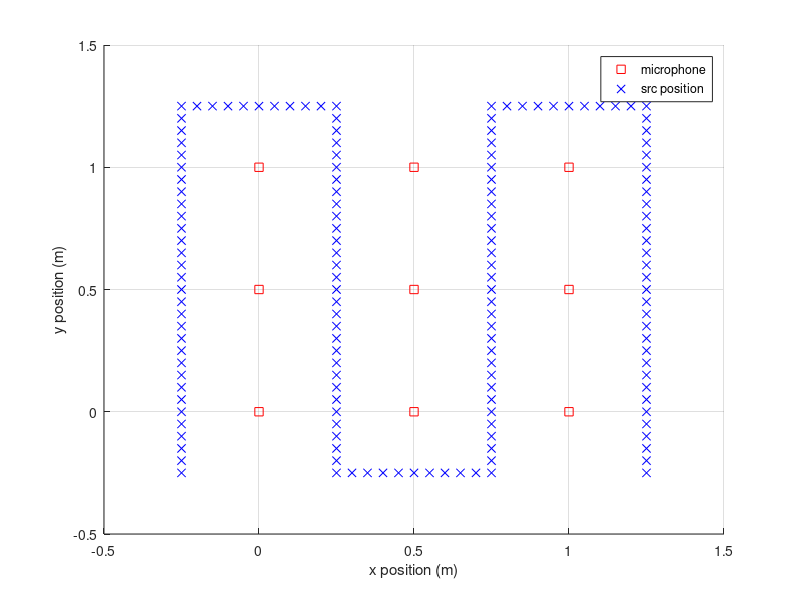

The MATLAB script that drew this image: (Note: this script raises an error after producing the figure.)
% This file create graph structure "g" for lsSLAM.m




%% refresh
clear all;
close all;

%% Parameters

% define speed of sound
cs = 340;

M_y = 3;
M_x = 3;

% number of mics
M = M_y*M_x;

% distance between each mic
mic_dis = 0.5;

% maximum starting time delays
max_delay = 100e-3;

% microphone sampling frequency
Fs = 44100;

% max clock difference of sound card (per sec)
max_drift = (5/Fs);

% ground truth of sound src odometry, distance betwean each step per sec
src_step = 0.05;

% observation noise
TDOA_observation_noise = 0.001/3; % within 3 sigma (within 1ms)

TDOA_observation_noise_amp_rate = 2;

% sigma of random walker
random_walker_noise = 1/3; % within 3 sigma (within 1m)

% noise used for microphone initialization
mic_pos_init_noise = mic_dis/1;

% noise used for src position initialization
src_pos_init_noise = mic_dis*3/3; % within 3 sigma (within 3*mic_dis)

%% microphone ground truth

% ground truth of mic position.
mic_pos = zeros(M,2);
       
for m=1:M_y
    for n=1:M_x
        mic_pos(M_x*(m-1)+n,1) = (n-1)*mic_dis;
        mic_pos(M_x*(m-1)+n,2) = (m-1)*mic_dis;
    end
end

% ground truth of mic starting delay.
mic_delay = [0;
             rand(M-1,1)*max_delay];

% ground truth of mic clock difference.         
mic_drift = [0;
             rand(M-1,1)*max_drift];

%% construction of source odometry (ground truth)

% starting position
src_pos = [-mic_dis/2 -mic_dis/2];

for i = 1:floor(M_x/2)
    % trajectory 1.
    x_const = src_pos(end,1);
    y_const = src_pos(end,2);
    for n = 1:M_y*(mic_dis/src_step)
        src_pos = [src_pos; x_const y_const+src_step*n];
    end

    % trajectory 2.
    x_const = src_pos(end,1);
    y_const = src_pos(end,2);

    for n = 1:1*(mic_dis/src_step)
        src_pos = [src_pos; x_const+src_step*n y_const];
    end

    % trajectory 3.
    x_const = src_pos(end,1);
    y_const = src_pos(end,2);

    for n = 1:M_y*(mic_dis/src_step)
        src_pos = [src_pos; x_const y_const-src_step*n];
    end

    % trajectory 4.
    x_const = src_pos(end,1);
    y_const = src_pos(end,2);

    for n = 1:1*(mic_dis/src_step)
        src_pos = [src_pos; x_const+src_step*n y_const];
    end
end

if (floor(M_x/2)*2)<M_x
    % trajectory 5.
    x_const = src_pos(end,1);
    y_const = src_pos(end,2);

    for n = 1:M_y*(mic_dis/src_step)
        src_pos = [src_pos; x_const y_const+src_step*n];
    end

    % trajectory 6.
    x_const = src_pos(end,1);
    y_const = src_pos(end,2);

    for n = 1:1*(mic_dis/src_step)
        src_pos = [src_pos; x_const+src_step*n y_const];
    end

    % trajectory 7.
    x_const = src_pos(end,1);
    y_const = src_pos(end,2);

    for n = 1:M_y*(mic_dis/src_step)
        src_pos = [src_pos; x_const y_const-src_step*n];
    end
else
    % trajectory 5.
    x_const = src_pos(end,1);
    y_const = src_pos(end,2);

    for n = 1:M_y*(mic_dis/src_step)
        src_pos = [src_pos; x_const y_const+src_step*n];
    end
end

% plot the microphone and sound src ground truth
figure,
hold on;
plot(mic_pos(:,1),mic_pos(:,2),'LineStyle','none','Marker','s',...
    'MarkerEdgeColor','r');
plot(src_pos(:,1),src_pos(:,2),'LineStyle','none','Marker','x',...
    'MarkerEdgeColor','b');
xlabel('x position (m)');ylabel('y position (m)');
legend('microphone','src position');
grid on;
hold off;

%% compute the observation in TDOA (Time Difference Of Arrival)

% initialize the TOF (Time Of Flight) and TDOA
TOF = zeros(size(src_pos,1),M);
TDOA = zeros(size(src_pos,1),M-1);

% initialize noisy TDOA observation
TDOA_observation = zeros(size(src_pos,1),M-1);

% compute the TOF, TDOA and TDOA observation for each sound src location
for n=1:size(src_pos,1)
    
    % computation of TOF
    TOF(n,:) = sqrt((src_pos(n,1)-mic_pos(:,1)).^2 + ...
        (src_pos(n,2)-mic_pos(:,2)).^2)/cs;
    % computation of TDOA (ground truth)
    TDOA(n,:) = TOF(n,2:end) - TOF(n,1);
    % computation of TDOA observation
    TDOA_observation(n,:) = TDOA(n,:) + randn(1,M-1)*...
        TDOA_observation_noise/5 + mic_delay(2:end)' + n*mic_drift(2:end)';
    
end

%% ground truth of state vector

% ground truth of state vector of the microphone array
mic_state = [mic_pos mic_delay mic_drift];

% ground truth of state vector = [mic_1_x; mic_1_y; mic_1_delay;
% mic_1_draft; ... ; mic_9_x; mic_9_y; mic_9_delay; mic_9_draft; ... ;
% src_1_x; src_1_y; src_2_x; src_2_y; ... ; src_n_x; src_n_y];
g.x_gt = [reshape(mic_state',4*M,1);reshape(src_pos',2*size(src_pos,1),1)];

%% creation of edges 

edges_count = 1;

for n=1:size(src_pos,1)
    
    % (p-p) pose pose constraits 
    if(n>1)
        % type of the constraint
        type_p_p = 'P';
        % measurement (in random walker, no information about next movement
        % , therefore, the measurment is [0;0])
        measurement_p_p = [0;0];
        % information matrix [1/sigma^2 0; 0 1/sigma^2];
        information_p_p = eye(2)*(1/(random_walker_noise^2));
        % index of previous time sound src position (starting index)
        fromIdx_p_p = 2*(n-2)+1 + 4*M;
        % index of current time sound src position (starting index)
        toIdx_p_p = 2*(n-1)+1 + 4*M;
    
        % fill the above information to "g" structure
        g.edges(edges_count).type = type_p_p;
        g.edges(edges_count).measurement = measurement_p_p;
        g.edges(edges_count).information = information_p_p;
        g.edges(edges_count).fromIdx = fromIdx_p_p;
        g.edges(edges_count).toIdx = toIdx_p_p;
        % update the edges_count
        edges_count = edges_count+1;
    end
    
    % (p-l) pose landmark constraits 
    % type of the constraint
    type_p_l = 'L';
    % measurement (noisy TDOA observation)
    measurement_p_l = TDOA_observation(n,:)';
    % information matrix: (1/sigma^2)*I (8x8 matrix)
    information_p_l = eye(M-1)*(1/((TDOA_observation_noise*TDOA_observation_noise_amp_rate)^2));
    % starting index of landmark in state vector, which is always 1.
    fromIdx_p_l = 1;
    % index of current time sound src position (starting index)
    toIdx_p_l = 2*(n-1)+1 + 4*M;
    
    % fill the above information to "g" structure
    g.edges(edges_count).type = type_p_l;
    g.edges(edges_count).measurement = measurement_p_l;
    g.edges(edges_count).information = information_p_l;
    g.edges(edges_count).fromIdx = fromIdx_p_l;
    g.edges(edges_count).toIdx = toIdx_p_l;
    % update the edges_count
    edges_count = edges_count+1;
end

%% initialization of state vector

% initialize the mic state (pos: true position + big initialization noise
% for random pos, delay: 0 for absolute no knowledge of delay, drift: 0 for
% absolute no knowledge of drift (+randn*(1e-6) for avoiding singularity in
% slSLAM))
x_mic_init = [mic_pos+(mic_pos_init_noise*(rand(size(mic_pos))-0.5)*2),...
    zeros(M,1),zeros(M,1)+randn*(1e-6)];

% fix some mic position to avoid ambiguity
% 1st mic is reference, hence pos is (0,0) and 0 delay 0 drift
x_mic_init(1,:) = zeros(1,4);

% make sure the 2nd mic is on positive x axis
if(x_mic_init(2,1)<0)
    x_mic_init(2,1) = -1*x_mic_init(2,1);
end
x_mic_init(2,2) = 0;

% make sure the 3rd mic's y is positive
if(x_mic_init(4,2)<0)
    x_mic_init(4,2) = -1*x_mic_init(4,2);
end

% initialization of sound src postion. all (0,0) + noise to describe no
% knowledge about it.
% x_src_init = zeros(size(src_pos,1),2) + rand(size(src_pos,1),2);
x_src_init = g.x_gt(4*M+1:end,1) + randn(size(g.x_gt,1)-4*M,1)*...
    src_pos_init_noise;

% construct the initial state vector based on above.
g.x = [reshape(x_mic_init',4*M,1);x_src_init];

%% create offset and dimension
% just to make it suitable for cyrill's code framework

% initialize two variables
offset = [];
dimension = [];

% construct two variables for the landmark state vecotr
for n=1:M
    offset = [offset;(n-1)*4];
    dimension = [dimension;4];
end
% construct two variables for the sound src position state vecotr
for n=1:size(src_pos,1)
    offset = [offset;(n-1)*2 + 4*M];
    dimension = [dimension;2];
end

% fill this two variables into "g" structure 
for n = 1:(M + size(src_pos,1))
    g.idLookup(n).offset = offset(n);
    g.idLookup(n).dimension = dimension(n);
end  

%%
g.M_x = M_x;
g.M_y = M_y;
g.M = M;
g.mic_dis = mic_dis;

% save the "g" structure
save('../data/mic_array.mat','g');

% that's all folks